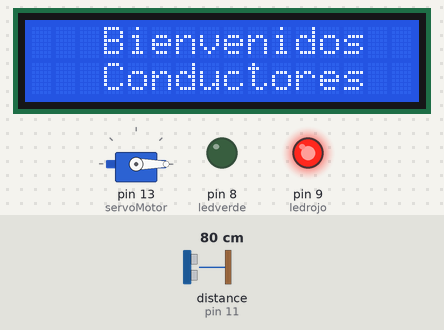
Simulated run of this sketch. Board: Arduino Uno, built with avr-gcc and run on an emulated ATmega328P. On the bench: 16×2 character LCD, servo, output pins drawn as LEDs (lit = HIGH). Wiring (inferred from the names in the program): ultrasonic range finder: trigger pin 12; echo pin 11. Inputs (shaded band) come from the test bench; at power-on: distance to the obstacle (sensor on pin 11) 80 cm. The echo pulse lasts 58.3 µs per cm; pins used as bus, display or sensor lines are not drawn.

Above: at 1.2 s.
1.3 s: distance to the obstacle (sensor on pin 11) set to 13 cm
3.2 s: distance to the obstacle (sensor on pin 11) set to 10 cm
At 4.5 s:
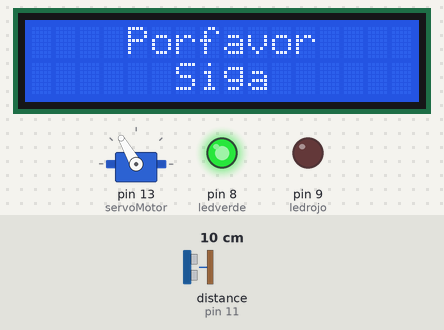
5.6 s: distance to the obstacle (sensor on pin 11) set to 18 cm
At 6.6 s:
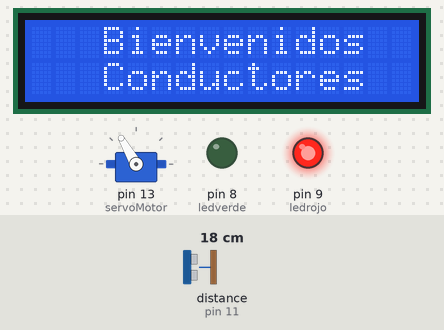
8.6 s: distance to the obstacle (sensor on pin 11) set to 2 cm
At 9.8 s:
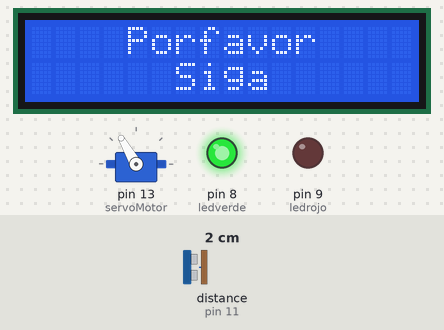
10.6 s: distance to the obstacle (sensor on pin 11) set to 35 cm
At 12.7 s:
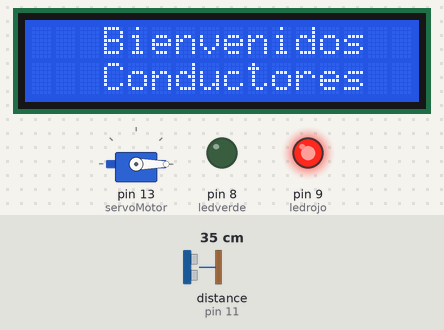
Timing chart, 0 to 14.2 s (numbered marks = the images above; inputs shaded):
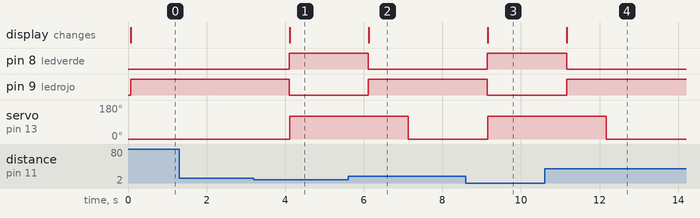

The sketch:

sketch_nov10a.ino
```cpp
#include <Servo.h>
#include <LiquidCrystal.h>
#define Pecho 11
#define Ptrig 12
long duracion, distancia;
int ledrojo = 9;
int ledverde = 8;
// Declaramos la variable para controlar el servo
Servo servoMotor;
LiquidCrystal lcd(1, 2, 4, 5, 6, 7);
void setup()
{
  // Iniciamos el monitor serie para mostrar el resultado
  lcd.begin(16, 2);
  pinMode(ledrojo, OUTPUT);
  pinMode(ledverde, OUTPUT);
  // Iniciamos el servo para que empiece a trabajar con el pin 9
  servoMotor.attach(13);
  servoMotor.write(0);
  //ultrasonico
  pinMode(Pecho, INPUT);
  pinMode(Ptrig, OUTPUT);
}
void loop()
{
  digitalWrite(Ptrig, LOW);
  delayMicroseconds(2);
  digitalWrite(Ptrig, HIGH);
  delayMicroseconds(10);
  digitalWrite(Ptrig, LOW);
  duracion = pulseIn(Pecho, HIGH);
  distancia = (duracion / 2) / 29;
  Serial.print(distancia);
  Serial.println("cm");
  if ((distancia > 10) or (distancia < 0))
  {
    digitalWrite(ledrojo, HIGH);
    digitalWrite(ledverde, LOW);
    // Esperamos 1 segundo
    lcd.clear();
    lcd.print("   Bienvenidos  ");
    lcd.setCursor(0, 1);
    lcd.print("   Conductores  ");
    delay(1000);
    servoMotor.write(0);
  }
  else
  {
    // Desplazamos a la posición 180º
    digitalWrite(ledverde, HIGH);
    digitalWrite(ledrojo, LOW);
    lcd.clear();
    lcd.print("    Porfavor    ");
    lcd.setCursor(0, 1);
    lcd.print("      Siga      ");
    // Esperamos 1 segundo
    servoMotor.write(120);
    delay(1000);
  }
}
```

Measured:
- the behaviour switches between 12 and 11 cm on distance to the obstacle (sensor on pin 11) (found by bisection; images 0 and 1)
- after the input at 1.3 s, every drawn part: stays the same
- after the input at 3.2 s, pin 8 (ledverde): LOW → HIGH after 0.90 s; pin 9 (ledrojo): HIGH → LOW after 0.90 s; servo on pin 13 (servoMotor): 0° → 120° after 0.91 s; the display: changes after 0.91 s (image 1)
- after the input at 5.6 s, pin 8 (ledverde): HIGH → LOW after 0.52 s; pin 9 (ledrojo): LOW → HIGH after 0.52 s; servo on pin 13 (servoMotor): 120° → 0° after 1.5 s; the display: changes after 0.53 s (image 2)
- after the input at 8.6 s, pin 8 (ledverde): LOW → HIGH after 0.54 s; pin 9 (ledrojo): HIGH → LOW after 0.54 s; servo on pin 13 (servoMotor): 0° → 120° after 0.55 s; the display: changes after 0.55 s (image 3)
- after the input at 10.6 s, pin 8 (ledverde): HIGH → LOW after 0.56 s; pin 9 (ledrojo): LOW → HIGH after 0.56 s; servo on pin 13 (servoMotor): 120° → 0° after 1.6 s; the display: changes after 0.57 s (image 4)
